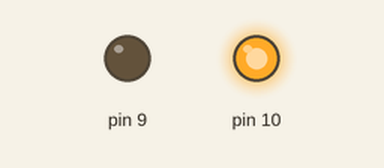
Simulated run of this sketch. Board: Arduino Uno, built with avr-gcc and run on an emulated ATmega328P. Shown: output pins drawn as LEDs (lit = HIGH).

Above: at 1.0 s.
At 3.0 s:
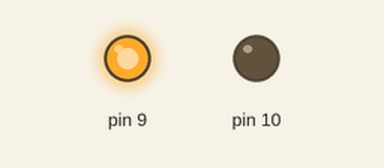
At 6.5 s:
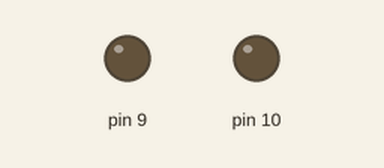
Timing chart, 0 to 11.7 s (numbered marks = the images above):
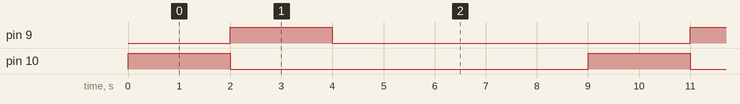

The sketch:

motor-direction-cycle.ino
```cpp
void setup() {
  // put your setup code here, to run once:
pinMode(10,OUTPUT);
  pinMode(9,OUTPUT);
}

void loop() {
  // put your main code here, to run repeatedly:
digitalWrite(10,HIGH);
digitalWrite(9,LOW);
delay(2000);
digitalWrite(9,HIGH);
digitalWrite(10,LOW);
delay(2000);
digitalWrite(9,LOW);
digitalWrite(10,LOW);
delay(5000);

}
```

Measured:
- by itself, pin 9, pin 10: alternates HIGH for 2.0 s and LOW for 7.0 s
- by itself, everything shown: repeats every 9.0 s, in 3 steps
